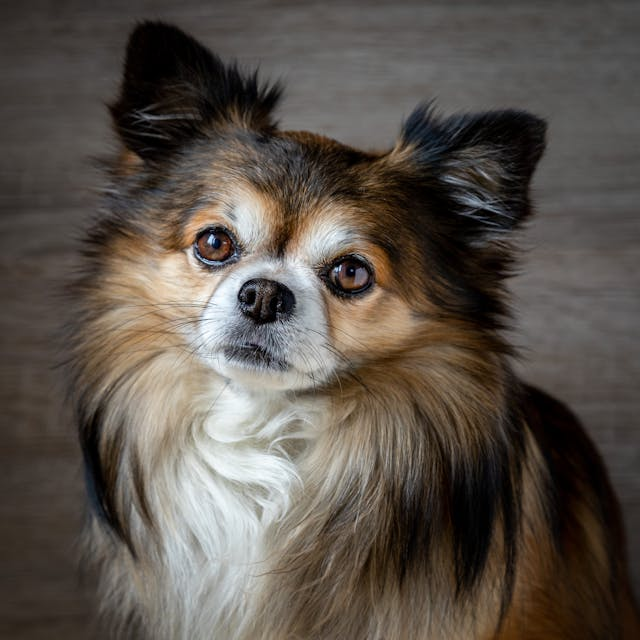
#> input picture portrait_dog.jpg, 640 x 640 px
$ python ex_nr_2_1.py
#> lines starting #> are read from the running program, lines starting #| are printed output that depends on the picture; after the words box and inside, x2 and y2 are one past the last pixel; in counts of white or black regions, pixels touching at a corner belong together
#> further down, img is the input picture: shape (640, 640, 3); mean B, G, R 75.3, 82.8, 90.5
import cv2
import numpy as np
import matplotlib.pyplot as plt
from mpl_toolkits.mplot3d import Axes3D

# Function to perform Gaussian low-pass and high-pass filtering in the frequency domain
# Inputs:
# - img: The input image (grayscale or color)
# - d0: The cutoff frequency for the Gaussian filter
def gaussian_low_high_pass_filter(img, d0):
    # Convert color images to grayscale
#> called with d0 = 30
    if len(img.shape) > 2 and img.shape[2] > 1:
        img = cv2.cvtColor(img, cv2.COLOR_BGR2GRAY)
#> img: shape (640, 640)

    # Get dimensions of the image
    m, n = img.shape
#> m = 640; n = 640

    # Initialize Gaussian filter array
    G = np.zeros((m, n))
    x0 = m // 2  # Center x-coordinate
#> x0 = 320
    y0 = n // 2  # Center y-coordinate
#> y0 = 320

    # Convert image to NumPy array and compute its FFT
    img_data = np.asarray(img)
    f = np.fft.fft2(img_data)
    f_shift = np.fft.fftshift(f)  # Shift the zero-frequency to the center

    # Create Gaussian low-pass filter in the frequency domain
    for i in range(m):
        for j in range(n):
            dist = ((i - x0) ** 2 + (j - y0) ** 2) ** 0.5  # Euclidean distance
            G[i, j] = np.exp(-(dist ** 2) / (2 * (d0 ** 2)))  # Gaussian formula
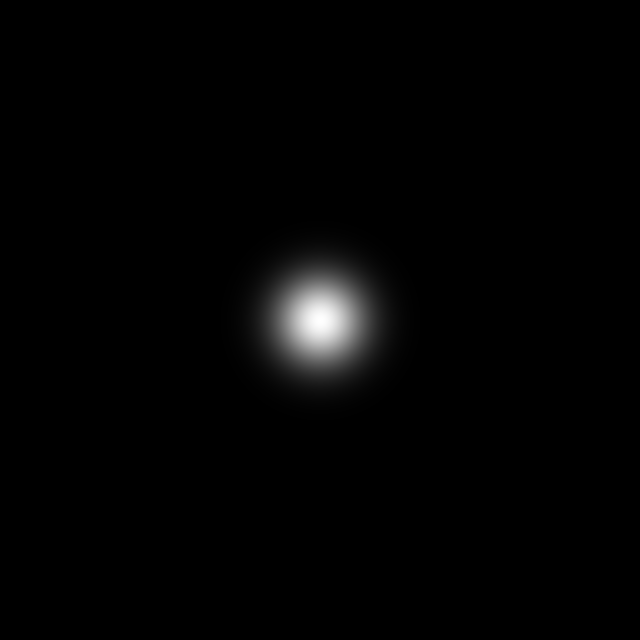
#> G: shape (640, 640) float64; min 3.86e-50, max 1, mean 0.0138

    # Apply the Gaussian low-pass filter
    low_pass = f_shift * G

    # Generate Gaussian high-pass filter by subtracting low-pass from 1
    H = 1 - G
    high_pass = f_shift * H  # Apply high-pass filter

    # Transform filtered frequency domains back to spatial domain
    low_pass_image = np.fft.ifftshift(low_pass)
    low_pass_image = np.fft.ifft2(low_pass_image)
    low_pass_image = np.abs(low_pass_image)
    low_pass_image = np.array(low_pass_image, dtype=np.uint8)

    high_pass_image = np.fft.ifftshift(high_pass)
    high_pass_image = np.fft.ifft2(high_pass_image)
    high_pass_image = np.abs(high_pass_image)
    high_pass_image = np.array(high_pass_image, dtype=np.uint8)

    # Return both low-pass and high-pass filtered images, along with filters and FFT
    return low_pass_image, high_pass_image, f_shift, low_pass, H, G


# Load the input image
# img = cv2.imread("city_hall.jpg")
img = cv2.imread("portrait_dog.jpg")
cv2.imshow("Original Image", img)

# Apply Gaussian low-pass and high-pass filtering
low_pass_image, high_pass_image, f_shift, low_pass, H, G = gaussian_low_high_pass_filter(img, 30)
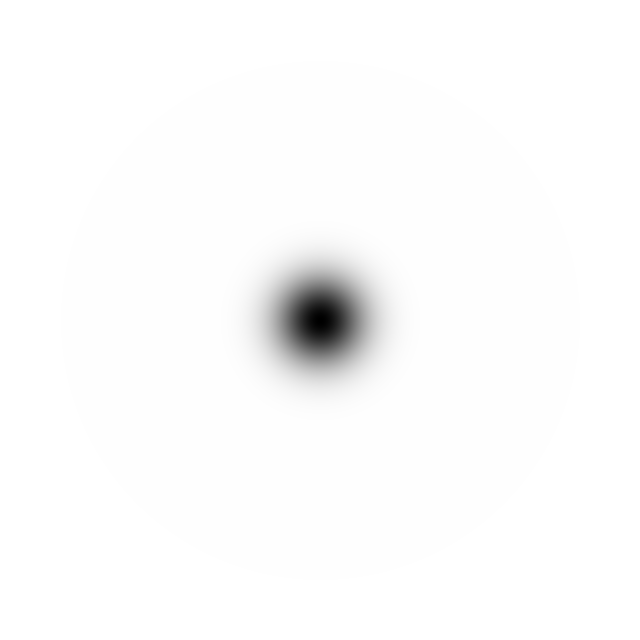
#> H: shape (640, 640) float64; min 0, max 1, mean 0.986

# Display low-pass and high-pass filtered images
cv2.imshow("Low-Pass Filtered Image", low_pass_image)
cv2.imshow("High-Pass Filtered Image", high_pass_image)

# Perform edge detection on the high-pass filtered image
edges = cv2.Canny(high_pass_image, 50, 150)
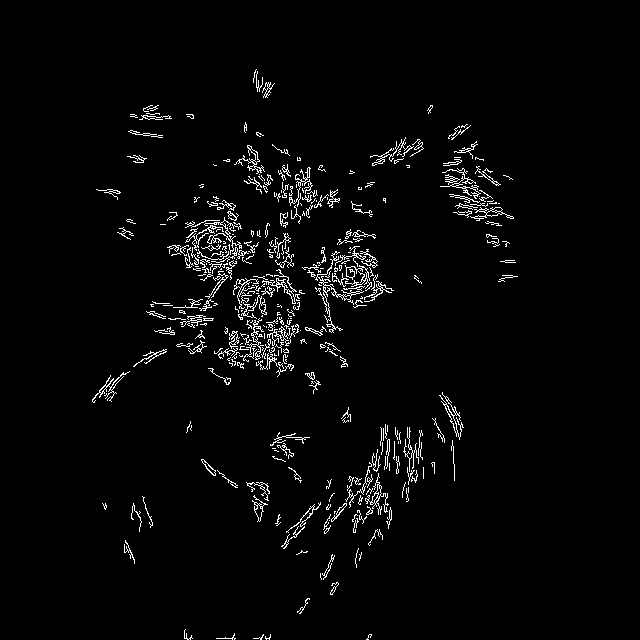
#> edges: shape (640, 640); 2.8% white in thin lines or dots, all inside (x1, y1, x2, y2) = (92, 69, 518, 640)

# Apply Hough Line Transformation to detect straight lines in the edges
lines = cv2.HoughLinesP(edges, 1, np.pi / 180, threshold=100, minLineLength=50, maxLineGap=10)
#> lines = None

# Create a copy of the original image to draw detected lines
line_image = np.copy(img)

# Draw lines detected by Hough Transform
if lines is not None:
    for line in lines:
        for x1, y1, x2, y2 in line:
            cv2.line(line_image, (x1, y1), (x2, y2), (0, 255, 0), 2)

# Display edges and the image with detected lines
cv2.imshow("Edges Detected", edges)
cv2.imshow("Hough Transform Result", line_image)

# Plot FFT and filters visualization
fig = plt.figure(figsize=(12, 12))

# FFT magnitude spectrum of the original image
magnitude_spectrum = 20 * np.log(np.abs(f_shift) + 1)
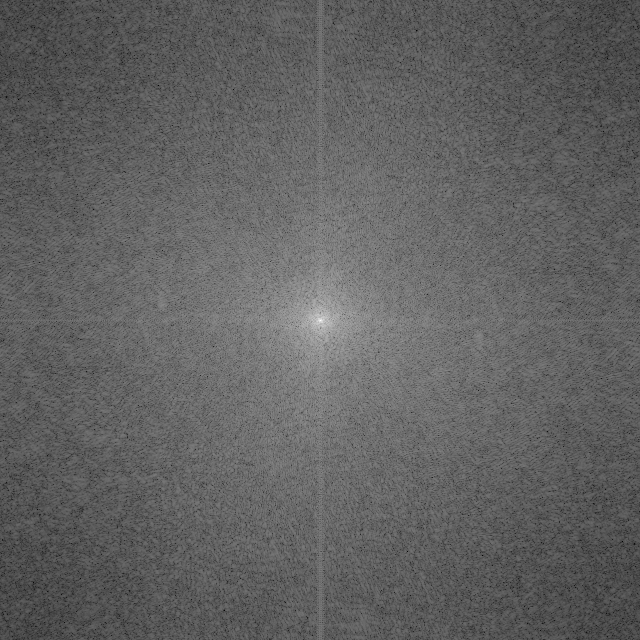
#> magnitude_spectrum: shape (640, 640) float64; min 36.57, max 347.1, mean 155.7; drawn with min black and max white
ax1 = fig.add_subplot(311)
ax1.imshow(magnitude_spectrum, cmap='gray')
ax1.set_title('FFT of Original Image')
ax1.set_xticks([]), ax1.set_yticks([])

# FFT of the low-pass filtered image
magnitude_spectrum_lowpass = 20 * np.log(np.abs(low_pass) + 1)
ax2 = fig.add_subplot(312)
ax2.imshow(magnitude_spectrum_lowpass, cmap='gray')
ax2.set_title('FFT of Low-Pass Filtered Image')
ax2.set_xticks([]), ax2.set_yticks([])

# FFT of the high-pass filtered image
magnitude_spectrum_highpass = 20 * np.log(np.abs(H * f_shift) + 1)
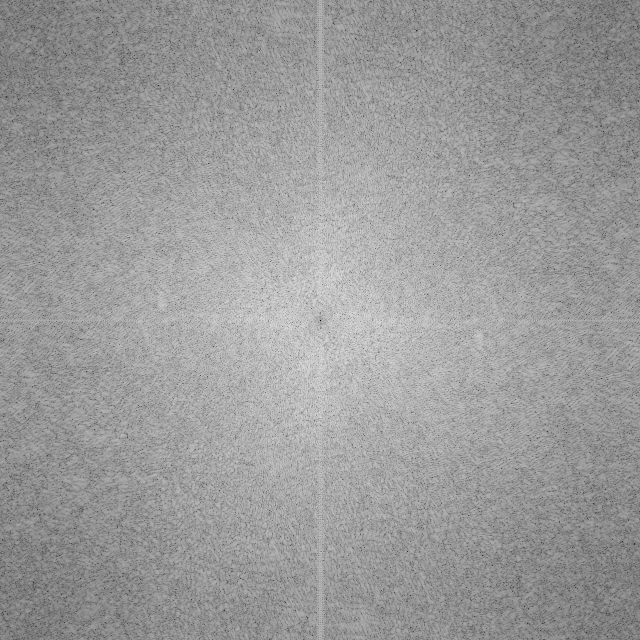
#> magnitude_spectrum_highpass: shape (640, 640) float64; min 0, max 224.9, mean 155.2
ax3 = fig.add_subplot(313)
ax3.imshow(magnitude_spectrum_highpass, cmap='gray')
ax3.set_title('FFT of High-Pass Filtered Image')
ax3.set_xticks([]), ax3.set_yticks([])

plt.tight_layout()

# 3D visualization of Gaussian filters
fig = plt.figure(figsize=(12, 12))

# 3D plot of Gaussian low-pass filter
ax1 = fig.add_subplot(211, projection='3d')
X, Y = np.meshgrid(np.arange(G.shape[1]), np.arange(G.shape[0]))
ax1.plot_surface(X, Y, G, cmap='viridis')
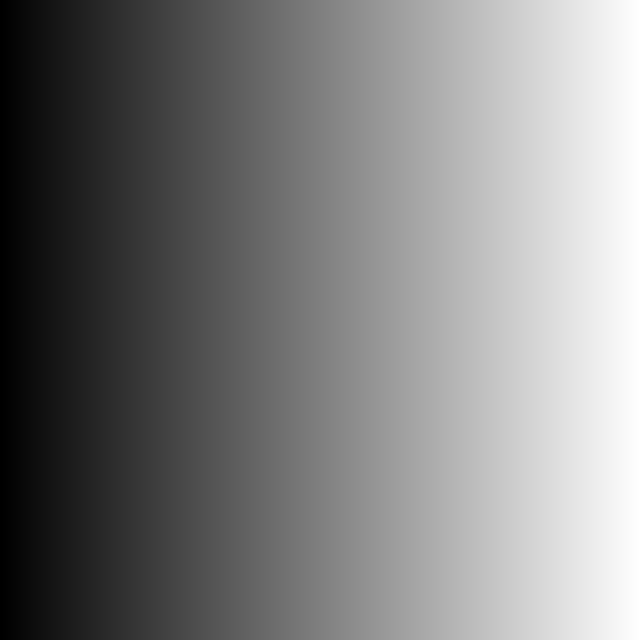
#> X: shape (640, 640) int64; min 0, max 639, mean 319.5; drawn with min black and max white
ax1.set_title('Gaussian Low-Pass Filter H(f)')

# 3D plot of Gaussian high-pass filter
ax2 = fig.add_subplot(212, projection='3d')
ax2.plot_surface(X, Y, H, cmap='viridis')
ax2.set_title('Gaussian High-Pass Filter H(f)')

plt.tight_layout()
plt.show()
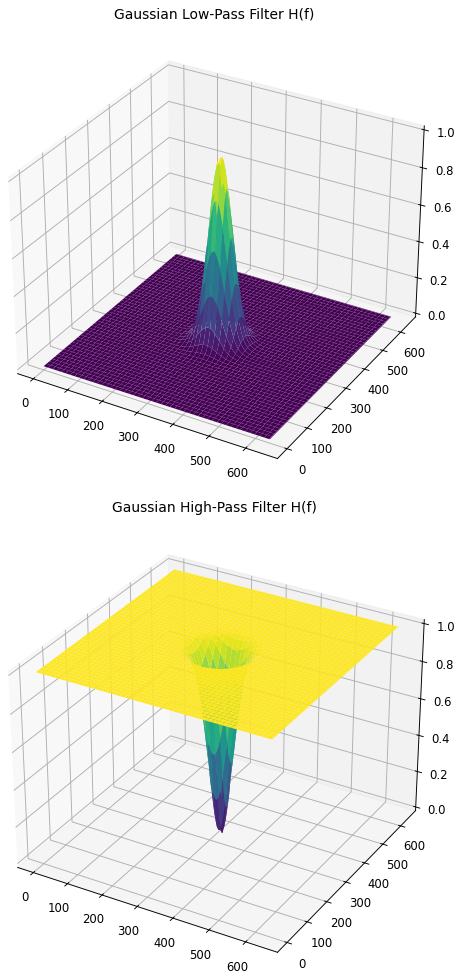
#> figure drawn by matplotlib, 2 panels

# Close all OpenCV windows after key press
cv2.waitKey(0)
cv2.destroyAllWindows()

$ run again, with city_hall.jpg copied over portrait_dog.jpg
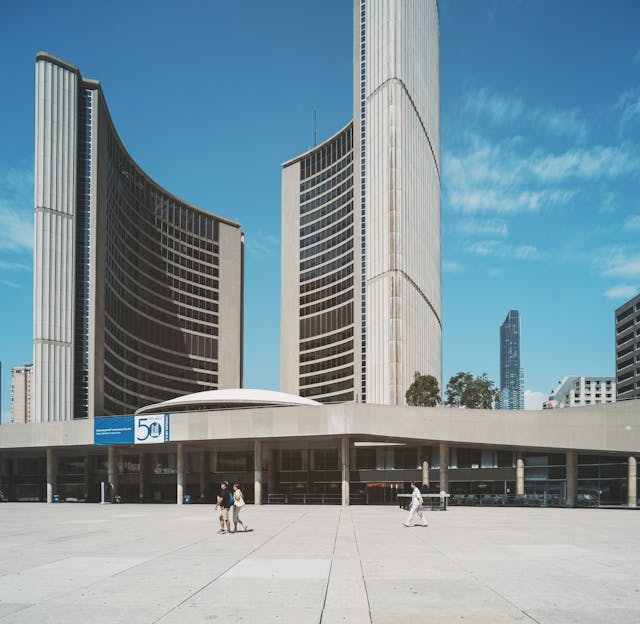
#> input picture city_hall.jpg, 640 x 624 px
#> img is the input picture: shape (624, 640, 3); mean B, G, R 158.4, 147.5, 125
#> img: shape (624, 640)
#> `edges = cv2.Canny(high_pass_image, 50, 150)`:
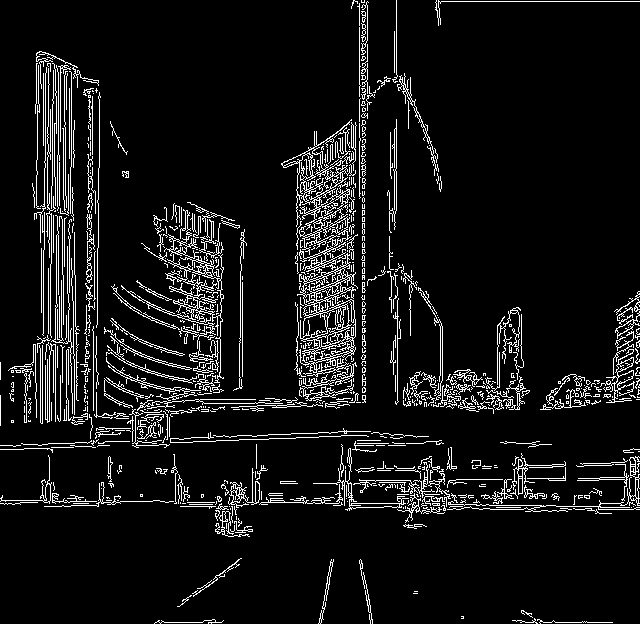
#> edges: shape (624, 640); 8% white in thin lines or dots
#> lines = 168 rows, first 6: [362, 402, 362, 2], [368, 503, 639, 507], [69, 105, 71, 221], [217, 499, 282, 498], [364, 401, 364, 0], [58, 212, 59, 155]
#> the loop `for line in lines:` made 168 passes
#> `plt.show()`:
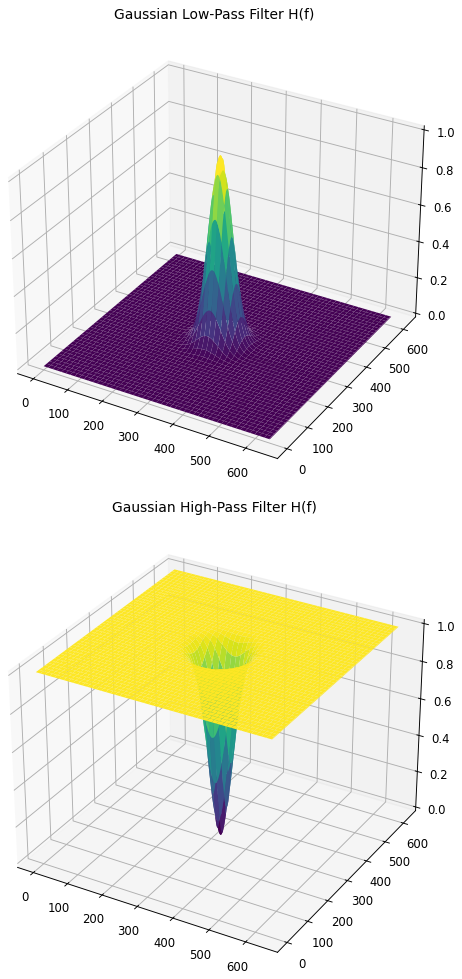
#> figure drawn by matplotlib, 2 panels
